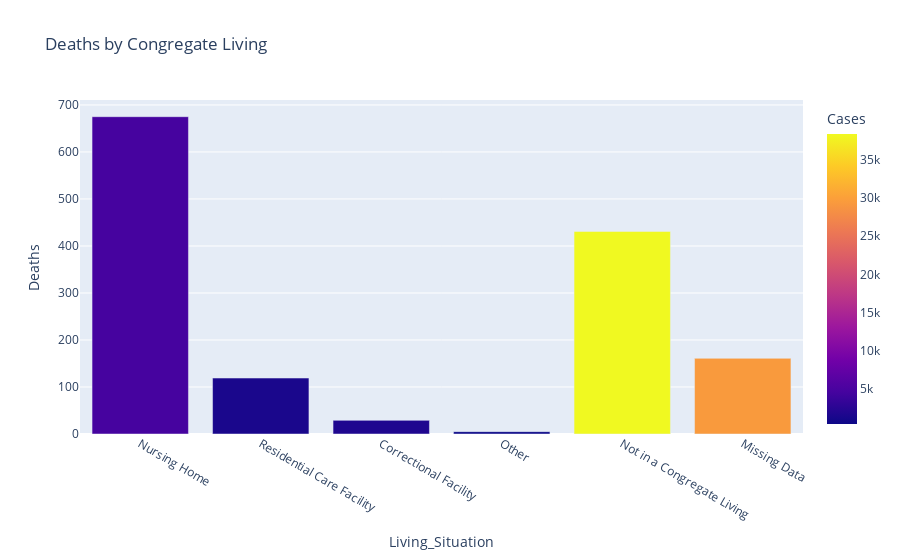

The notebook cell this image was saved under:
### Code cell
fig = px.bar(df.reset_index(), x='Living_Situation',y = 'Deaths', color = 'Cases', title='Deaths by Congregate Living')
fig.show()
# pio.write_html(fig, file='Deaths_by_CLS.html', auto_open=True)

### Figure 1 — Plotly figure (JSON) as saved in the notebook; plotly's stock layout.template omitted (floating-point values rounded to 4 significant figures)
{"data": [{"alignmentgroup": "True", "hovertemplate": "Living_Situation=%{x}<br>Deaths=%{y}<br>Cases=%{marker.color}<extra></extra>", "legendgroup": "", "marker": {"color": [4602, 1331, 1758, 399, 38370, 29415], "coloraxis": "coloraxis"}, "name": "", "offsetgroup": "", "orientation": "v", "showlegend": false, "textposition": "auto", "type": "bar", "x": ["Nursing Home", "Residential Care Facility", "Correctional Facility", "Other", "Not in a Congregate Living", "Missing Data"], "xaxis": "x", "y": [675, 119, 29, 5, 431, 161], "yaxis": "y"}], "layout": {"autosize": true, "barmode": "relative", "coloraxis": {"colorbar": {"title": {"text": "Cases"}}, "colorscale": [[0, "#0d0887"], [0.1111, "#46039f"], [0.2222, "#7201a8"], [0.3333, "#9c179e"], [0.4444, "#bd3786"], [0.5556, "#d8576b"], [0.6667, "#ed7953"], [0.7778, "#fb9f3a"], [0.8889, "#fdca26"], [1, "#f0f921"]]}, "legend": {"tracegroupgap": 0}, "title": {"text": "Deaths by Congregate Living"}, "xaxis": {"anchor": "y", "autorange": true, "domain": [0, 1], "range": [-0.5, 5.5], "title": {"text": "Living_Situation"}, "type": "category"}, "yaxis": {"anchor": "x", "autorange": true, "domain": [0, 1], "range": [0, 710.5], "title": {"text": "Deaths"}, "type": "linear"}}}
